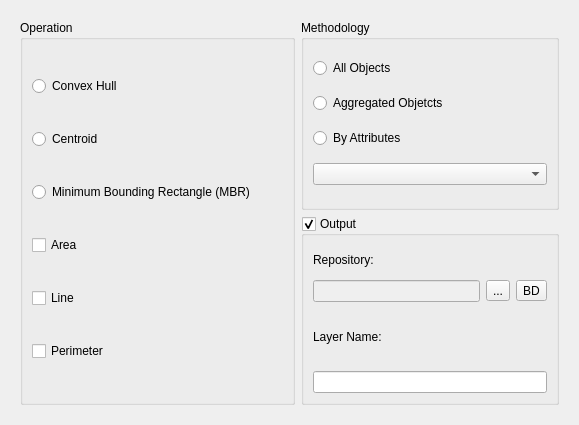
<?xml version="1.0" encoding="UTF-8"?>
<ui version="4.0">
 <class>BasicOpOutputWizardPageForm</class>
 <widget class="QWizardPage" name="BasicOpOutputWizardPageForm">
  <property name="geometry">
   <rect>
    <x>0</x>
    <y>0</y>
    <width>579</width>
    <height>425</height>
   </rect>
  </property>
  <property name="windowTitle">
   <string>WizardPage</string>
  </property>
  <layout class="QGridLayout" name="gridLayout_7">
   <item row="0" column="0">
    <widget class="QWidget" name="m_widgetOutput" native="true">
     <layout class="QGridLayout" name="gridLayout_5">
      <item row="0" column="0">
       <layout class="QGridLayout" name="gridLayout_4">
        <item row="0" column="0">
         <widget class="QGroupBox" name="m_operationGroupBox">
          <property name="minimumSize">
           <size>
            <width>275</width>
            <height>0</height>
           </size>
          </property>
          <property name="title">
           <string>Operation</string>
          </property>
          <layout class="QGridLayout" name="gridLayout_8">
           <item row="0" column="0">
            <widget class="QRadioButton" name="m_convexHullRadioButton">
             <property name="text">
              <string>Convex Hull</string>
             </property>
             <property name="checkable">
              <bool>true</bool>
             </property>
             <property name="checked">
              <bool>false</bool>
             </property>
             <property name="autoExclusive">
              <bool>true</bool>
             </property>
            </widget>
           </item>
           <item row="1" column="0">
            <widget class="QRadioButton" name="m_centroidRadioButton">
             <property name="text">
              <string>Centroid</string>
             </property>
             <property name="checked">
              <bool>false</bool>
             </property>
             <property name="autoExclusive">
              <bool>true</bool>
             </property>
            </widget>
           </item>
           <item row="2" column="0">
            <widget class="QRadioButton" name="m_mbrRadioButton">
             <property name="text">
              <string>Minimum Bounding Rectangle (MBR)</string>
             </property>
             <property name="checked">
              <bool>false</bool>
             </property>
             <property name="autoExclusive">
              <bool>true</bool>
             </property>
            </widget>
           </item>
           <item row="3" column="0">
            <widget class="QCheckBox" name="m_areaCheckBox">
             <property name="enabled">
              <bool>true</bool>
             </property>
             <property name="text">
              <string>Area</string>
             </property>
            </widget>
           </item>
           <item row="4" column="0">
            <widget class="QCheckBox" name="m_lineCheckBox">
             <property name="enabled">
              <bool>true</bool>
             </property>
             <property name="text">
              <string>Line</string>
             </property>
            </widget>
           </item>
           <item row="5" column="0">
            <widget class="QCheckBox" name="m_perimeterCheckBox">
             <property name="enabled">
              <bool>true</bool>
             </property>
             <property name="text">
              <string>Perimeter</string>
             </property>
            </widget>
           </item>
          </layout>
         </widget>
        </item>
        <item row="0" column="1">
         <layout class="QGridLayout" name="gridLayout_2">
          <item row="0" column="0">
           <widget class="QGroupBox" name="m_methodologyGroupBox">
            <property name="title">
             <string>Methodology</string>
            </property>
            <layout class="QGridLayout" name="gridLayout">
             <item row="0" column="0">
              <widget class="QRadioButton" name="m_allObjectsRadioButton">
               <property name="text">
                <string>All Objects</string>
               </property>
              </widget>
             </item>
             <item row="1" column="0">
              <widget class="QRadioButton" name="m_simpleRadioButton">
               <property name="text">
                <string>Aggregated Objetcts</string>
               </property>
              </widget>
             </item>
             <item row="2" column="0">
              <widget class="QRadioButton" name="m_byAttributesRadioButton">
               <property name="text">
                <string>By Attributes</string>
               </property>
              </widget>
             </item>
             <item row="3" column="0">
              <widget class="QComboBox" name="m_attributesComboBox"/>
             </item>
            </layout>
           </widget>
          </item>
          <item row="1" column="0">
           <widget class="QGroupBox" name="groupBox_2">
            <property name="sizePolicy">
             <sizepolicy hsizetype="Preferred" vsizetype="Preferred">
              <horstretch>0</horstretch>
              <verstretch>0</verstretch>
             </sizepolicy>
            </property>
            <property name="title">
             <string>Output</string>
            </property>
            <property name="checkable">
             <bool>true</bool>
            </property>
            <layout class="QGridLayout" name="gridLayout_6">
             <item row="0" column="0">
              <layout class="QGridLayout" name="gridLayout_11">
               <item row="2" column="0">
                <widget class="QLineEdit" name="m_newLayerNameLineEdit">
                 <property name="readOnly">
                  <bool>false</bool>
                 </property>
                </widget>
               </item>
               <item row="0" column="0">
                <layout class="QGridLayout" name="gridLayout_3">
                 <item row="1" column="2">
                  <widget class="QToolButton" name="m_targetDatasourceToolButton">
                   <property name="minimumSize">
                    <size>
                     <width>0</width>
                     <height>0</height>
                    </size>
                   </property>
                   <property name="text">
                    <string>BD</string>
                   </property>
                  </widget>
                 </item>
                 <item row="0" column="0">
                  <widget class="QLabel" name="label_4">
                   <property name="text">
                    <string>Repository:</string>
                   </property>
                  </widget>
                 </item>
                 <item row="1" column="0">
                  <widget class="QLineEdit" name="m_repositoryLineEdit">
                   <property name="enabled">
                    <bool>false</bool>
                   </property>
                  </widget>
                 </item>
                 <item row="1" column="1">
                  <widget class="QToolButton" name="m_targetFileToolButton">
                   <property name="minimumSize">
                    <size>
                     <width>0</width>
                     <height>0</height>
                    </size>
                   </property>
                   <property name="text">
                    <string>...</string>
                   </property>
                  </widget>
                 </item>
                </layout>
               </item>
               <item row="1" column="0">
                <widget class="QLabel" name="label_3">
                 <property name="text">
                  <string>Layer Name:</string>
                 </property>
                </widget>
               </item>
              </layout>
             </item>
            </layout>
           </widget>
          </item>
         </layout>
        </item>
       </layout>
      </item>
     </layout>
    </widget>
   </item>
  </layout>
 </widget>
 <resources/>
 <connections/>
</ui>
